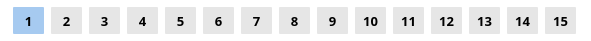
   <widget class="QWidget" name="step_area" native="true">
    <property name="geometry">
     <rect>
      <x>10</x>
      <y>610</y>
      <width>591</width>
      <height>41</height>
     </rect>
    </property>
    <property name="styleSheet">
     <string notr="true">QWidget{
	background-color : white;
}</string>
    </property>
    <widget class="QPushButton" name="pb_step1">
     <property name="geometry">
      <rect>
       <x>13</x>
       <y>7</y>
       <width>31</width>
       <height>27</height>
      </rect>
     </property>
     <property name="font">
      <font>
       <family>TakaoPGothic</family>
       <pointsize>10</pointsize>
       <weight>75</weight>
       <bold>true</bold>
      </font>
     </property>
     <property name="styleSheet">
      <string notr="true">QPushButton{
	background-color: rgb(166, 202, 240);
    border-radius: 1px;
    padding: 7px;
	max-width: 1em
   }</string>
     </property>
     <property name="text">
      <string>1</string>
     </property>
    </widget>
    <widget class="QPushButton" name="pb_step2">
     <property name="geometry">
      <rect>
       <x>51</x>
       <y>7</y>
       <width>31</width>
       <height>27</height>
      </rect>
     </property>
     <property name="font">
      <font>
       <family>TakaoPGothic</family>
       <pointsize>10</pointsize>
       <weight>75</weight>
       <bold>true</bold>
      </font>
     </property>
     <property name="styleSheet">
      <string notr="true">QPushButton{
	background-color: rgb(230, 230, 230);
    border-radius: 1px;
    padding: 7px;
	max-width: 1em
   }</string>
     </property>
     <property name="text">
      <string>2</string>
     </property>
    </widget>
    <widget class="QPushButton" name="pb_step3">
     <property name="geometry">
      <rect>
       <x>89</x>
       <y>7</y>
       <width>31</width>
       <height>27</height>
      </rect>
     </property>
     <property name="font">
      <font>
       <family>TakaoPGothic</family>
       <pointsize>10</pointsize>
       <weight>75</weight>
       <bold>true</bold>
      </font>
     </property>
     <property name="styleSheet">
      <string notr="true">QPushButton{
	background-color: rgb(230, 230, 230);
    border-radius: 1px;
    padding: 7px;
	max-width: 1em
   }</string>
     </property>
     <property name="text">
      <string>3</string>
     </property>
    </widget>
    <widget class="QPushButton" name="pb_step4">
     <property name="geometry">
      <rect>
       <x>127</x>
       <y>7</y>
       <width>31</width>
       <height>27</height>
      </rect>
     </property>
     <property name="font">
      <font>
       <family>TakaoPGothic</family>
       <pointsize>10</pointsize>
       <weight>75</weight>
       <bold>true</bold>
      </font>
     </property>
     <property name="styleSheet">
      <string notr="true">QPushButton{
	background-color: rgb(230, 230, 230);
    border-radius: 1px;
    padding: 7px;
	max-width: 1em
   }</string>
     </property>
     <property name="text">
      <string>4</string>
     </property>
    </widget>
    <widget class="QPushButton" name="pb_step5">
     <property name="geometry">
      <rect>
       <x>165</x>
       <y>7</y>
       <width>31</width>
       <height>27</height>
      </rect>
     </property>
     <property name="font">
      <font>
       <family>TakaoPGothic</family>
       <pointsize>10</pointsize>
       <weight>75</weight>
       <bold>true</bold>
      </font>
     </property>
     <property name="styleSheet">
      <string notr="true">QPushButton{
	background-color: rgb(230, 230, 230);
    border-radius: 1px;
    padding: 7px;
	max-width: 1em
   }</string>
     </property>
     <property name="text">
      <string>5</string>
     </property>
    </widget>
    <widget class="QPushButton" name="pb_step6">
     <property name="geometry">
      <rect>
       <x>203</x>
       <y>7</y>
       <width>31</width>
       <height>27</height>
      </rect>
     </property>
     <property name="font">
      <font>
       <family>TakaoPGothic</family>
       <pointsize>10</pointsize>
       <weight>75</weight>
       <bold>true</bold>
      </font>
     </property>
     <property name="styleSheet">
      <string notr="true">QPushButton{
	background-color: rgb(230, 230, 230);
    border-radius: 1px;
    padding: 7px;
	max-width: 1em
   }</string>
     </property>
     <property name="text">
      <string>6</string>
     </property>
    </widget>
    <widget class="QPushButton" name="pb_step9">
     <property name="geometry">
      <rect>
       <x>317</x>
       <y>7</y>
       <width>31</width>
       <height>27</height>
      </rect>
     </property>
     <property name="font">
      <font>
       <family>TakaoPGothic</family>
       <pointsize>10</pointsize>
       <weight>75</weight>
       <bold>true</bold>
      </font>
     </property>
     <property name="styleSheet">
      <string notr="true">QPushButton{
	background-color: rgb(230, 230, 230);
    border-radius: 1px;
    padding: 7px;
	max-width: 1em
   }</string>
     </property>
     <property name="text">
      <string>9</string>
     </property>
    </widget>
    <widget class="QPushButton" name="pb_step8">
     <property name="geometry">
      <rect>
       <x>279</x>
       <y>7</y>
       <width>31</width>
       <height>27</height>
      </rect>
     </property>
     <property name="font">
      <font>
       <family>TakaoPGothic</family>
       <pointsize>10</pointsize>
       <weight>75</weight>
       <bold>true</bold>
      </font>
     </property>
     <property name="styleSheet">
      <string notr="true">QPushButton{
	background-color: rgb(230, 230, 230);
    border-radius: 1px;
    padding: 7px;
	max-width: 1em
   }</string>
     </property>
     <property name="text">
      <string>8</string>
     </property>
    </widget>
    <widget class="QPushButton" name="pb_step7">
     <property name="geometry">
      <rect>
       <x>241</x>
       <y>7</y>
       <width>31</width>
       <height>27</height>
      </rect>
     </property>
     <property name="font">
      <font>
       <family>TakaoPGothic</family>
       <pointsize>10</pointsize>
       <weight>75</weight>
       <bold>true</bold>
      </font>
     </property>
     <property name="styleSheet">
      <string notr="true">QPushButton{
	background-color: rgb(230, 230, 230);
    border-radius: 1px;
    padding: 7px;
	max-width: 1em
   }</string>
     </property>
     <property name="text">
      <string>7</string>
     </property>
    </widget>
    <widget class="QPushButton" name="pb_step10">
     <property name="geometry">
      <rect>
       <x>355</x>
       <y>7</y>
       <width>31</width>
       <height>27</height>
      </rect>
     </property>
     <property name="font">
      <font>
       <family>TakaoPGothic</family>
       <pointsize>10</pointsize>
       <weight>75</weight>
       <bold>true</bold>
      </font>
     </property>
     <property name="styleSheet">
      <string notr="true">QPushButton{
	background-color: rgb(230, 230, 230);
    border-radius: 1px;
    padding: 7px;
	max-width: 1em
   }</string>
     </property>
     <property name="text">
      <string>10</string>
     </property>
    </widget>
    <widget class="QPushButton" name="pb_step11">
     <property name="geometry">
      <rect>
       <x>393</x>
       <y>7</y>
       <width>31</width>
       <height>27</height>
      </rect>
     </property>
     <property name="font">
      <font>
       <family>TakaoPGothic</family>
       <pointsize>10</pointsize>
       <weight>75</weight>
       <bold>true</bold>
      </font>
     </property>
     <property name="styleSheet">
      <string notr="true">QPushButton{
	background-color: rgb(230, 230, 230);
    border-radius: 1px;
    padding: 7px;
	max-width: 1em
   }</string>
     </property>
     <property name="text">
      <string>11</string>
     </property>
    </widget>
    <widget class="QPushButton" name="pb_step12">
     <property name="geometry">
      <rect>
       <x>431</x>
       <y>7</y>
       <width>31</width>
       <height>27</height>
      </rect>
     </property>
     <property name="font">
      <font>
       <family>TakaoPGothic</family>
       <pointsize>10</pointsize>
       <weight>75</weight>
       <bold>true</bold>
      </font>
     </property>
     <property name="styleSheet">
      <string notr="true">QPushButton{
	background-color: rgb(230, 230, 230);
    border-radius: 1px;
    padding: 7px;
	max-width: 1em
   }</string>
     </property>
     <property name="text">
      <string>12</string>
     </property>
    </widget>
    <widget class="QPushButton" name="pb_step13">
     <property name="geometry">
      <rect>
       <x>469</x>
       <y>7</y>
       <width>31</width>
       <height>27</height>
      </rect>
     </property>
     <property name="font">
      <font>
       <family>TakaoPGothic</family>
       <pointsize>10</pointsize>
       <weight>75</weight>
       <bold>true</bold>
      </font>
     </property>
     <property name="styleSheet">
      <string notr="true">QPushButton{
	background-color: rgb(230, 230, 230);
    border-radius: 1px;
    padding: 7px;
	max-width: 1em
   }</string>
     </property>
     <property name="text">
      <string>13</string>
     </property>
    </widget>
    <widget class="QPushButton" name="pb_step14">
     <property name="geometry">
      <rect>
       <x>507</x>
       <y>7</y>
       <width>31</width>
       <height>27</height>
      </rect>
     </property>
     <property name="font">
      <font>
       <family>TakaoPGothic</family>
       <pointsize>10</pointsize>
       <weight>75</weight>
       <bold>true</bold>
      </font>
     </property>
     <property name="styleSheet">
      <string notr="true">QPushButton{
	background-color: rgb(230, 230, 230);
    border-radius: 1px;
    padding: 7px;
	max-width: 1em
   }</string>
     </property>
     <property name="text">
      <string>14</string>
     </property>
    </widget>
    <widget class="QPushButton" name="pb_step15">
     <property name="geometry">
      <rect>
       <x>545</x>
       <y>7</y>
       <width>31</width>
       <height>27</height>
      </rect>
     </property>
     <property name="font">
      <font>
       <family>TakaoPGothic</family>
       <pointsize>10</pointsize>
       <weight>75</weight>
       <bold>true</bold>
      </font>
     </property>
     <property name="styleSheet">
      <string notr="true">QPushButton{
	background-color: rgb(230, 230, 230);
    border-radius: 1px;
    padding: 7px;
	max-width: 1em
   }</string>
     </property>
     <property name="text">
      <string>15</string>
     </property>
    </widget>
   </widget>
